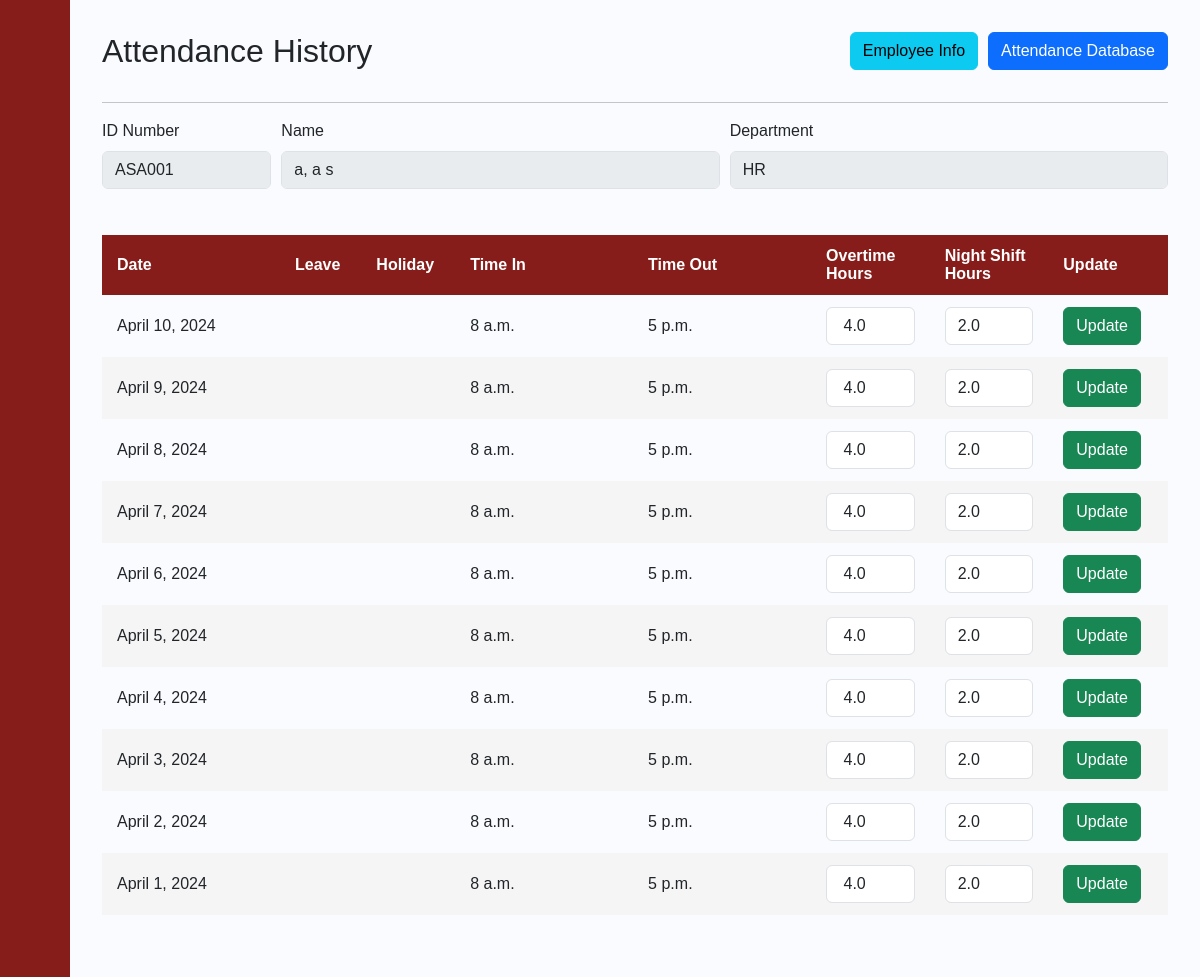
The app's page /employee_attendance/1/ASA001/, older data.
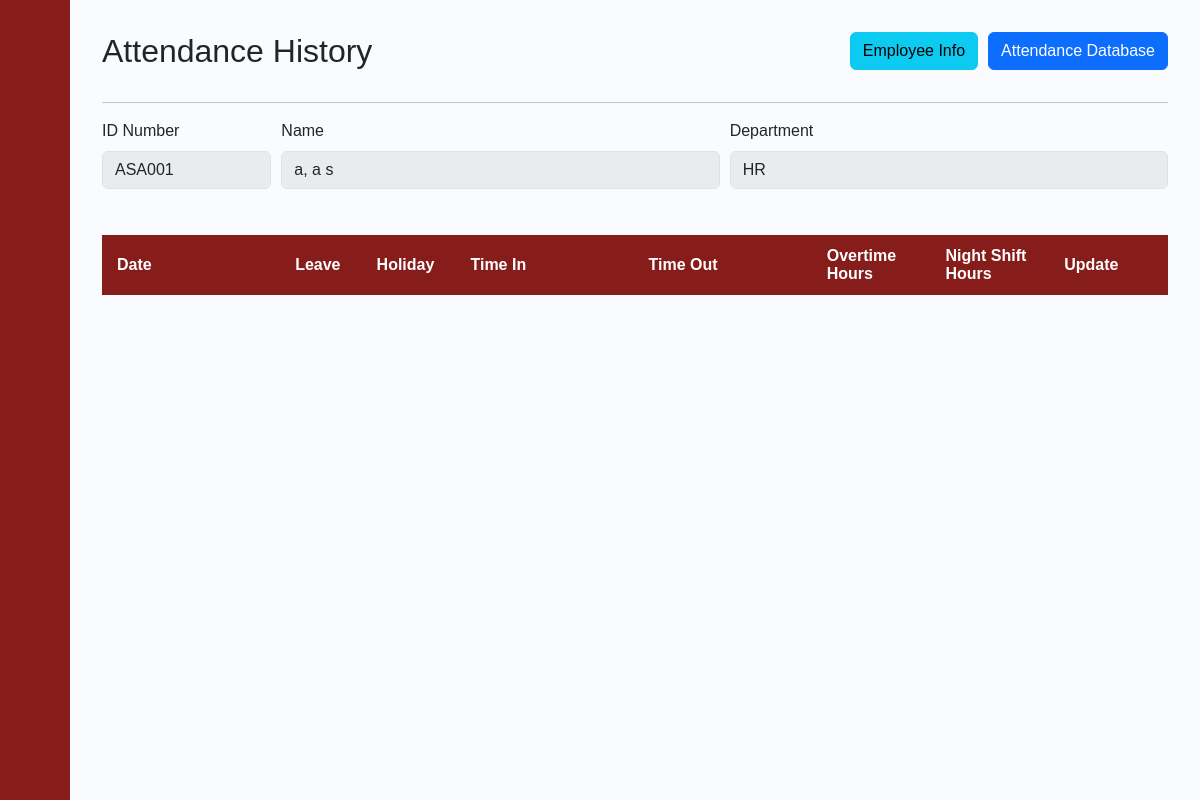
The same page, newer data.
### payrollapp/models.py (models this page shows, shortened)
class Employee(models.Model):
    Last_name = models.CharField(max_length=255)
    First_name = models.CharField(max_length=255)
    Middle_name = models.CharField(max_length=255, blank=True, null=True)
    id_number = models.CharField(max_length=6, primary_key=True)
    Status  = models.CharField(max_length=255)
    Department  = models.CharField(max_length=255)
    Role   = models.CharField(max_length=255)
    Join_Date = models.DateField(blank=True, null=True)
    Phone_Number = models.CharField(max_length=255)
    Email = models.CharField(max_length=255)
    BankNumber = models.IntegerField()
    Salary   = models.FloatField()
    Vacation_Leaves = models.IntegerField()
    Sick_Leaves = models.IntegerField()
    def getFullName(self):
        full_name = self.Last_name + ", " + self.First_name + " "+ self.Middle_name
        return full_name

class ATTENDANCE_HISTORY(models.Model):
    History_ID = models.IntegerField(primary_key=True)
    Employee_ID = models.ForeignKey(Employee, on_delete=models.CASCADE, blank=True, null=True)
    Leave_ID = models.ForeignKey(Leave, on_delete=models.CASCADE, blank=True, null=True)#Here null blank=true
    Holiday_ID = models.ForeignKey(HOLIDAY, on_delete=models.CASCADE, blank=True, null=True)
    TimeIn = models.TimeField(blank=True, null=True)
    TimeOut = models.TimeField(blank=True, null=True)
    TimeIn_2 = models.TimeField(blank=True, null=True)
    TimeOut_2 = models.TimeField(blank=True, null=True)
    Date = models.DateField(blank=True, null=True)
    OT = models.FloatField()#If in excess of 8 add to OT
    NightShift = models.FloatField()
    OT_applied = models.CharField(max_length=250, blank=True, null=True)#If in excess of 8 add to OT
    NightShift_applied = models.CharField(max_length=250, blank=True, null=True)
    HoursWorked = models.FloatField()

### payrollapp/views.py (the view, shortened to what this page needs)
# urls.py: path('employee_attendance/<int:UID>/<str:EID>/', views.employee_attendance, name='employee_attendance'),
def employee_attendance(request, UID, EID):
    user = get_object_or_404(USER_ACCOUNT, pk=UID)
    a = get_object_or_404(Employee, pk=EID)
    attendance_record = ATTENDANCE_HISTORY.objects.filter(Employee_ID=a).order_by('-Date').values()
    return render(request, 'payrollapp/employee_attendance.html', {'user':user, 'a':a, 'attendance_record':attendance_record})

### payrollapp/templates/payrollapp/employee_attendance.html (shortened to what this page needs)
{% extends 'payrollapp/base.html' %}
{% load static %}
{% block content %}
<div class="content">
  <div class="form-row">
    <h2 class="form-group col-md-6" > Attendance History</h1>
    <div class="action-icons col-md-6">
      <a class="btn btn-info form-group" href="{% url 'employee_info' UID=user.pk EID=a.pk %}">Employee Info</a>
      <a class="btn btn-primary form-group" href="{% url 'attendance_db' UID=user.pk %}">Attendance Database</a>
    </div>
  </div>
   <hr>
   <div class="form-row">
    <div class="form-group col-md-2">
        <label for="inputID">ID Number</label>
        <input type="text" class="form-control" id="inputID" value="{{a.id_number}}" readonly>
    </div>
    <div class="form-group col-md-5">
      <label for="inputFullName"> Name</label>
      <input type="text" class="form-control" id="inputFullName" value="{{a.getFullName}}" readonly>
    </div>
    <div class="form-group col-md-5">
        <label for="inputDept">Department</label>
        <input type="text" class="form-control" id="inputDept" value="{{a.Department}}" readonly>
    </div>
  </div>
    <div style="overflow-x:auto;">
      <table id="posts">
          <thead>
              <tr>
                  <th style="width:15%">Date</th>
                  <th style="width:5%">Leave</th>
                  <th style="width:5%">Holiday</th>
                  <th style="width:15%">Time In</th>
                  <th style="width:15%">Time Out</th>
                  <th style="width:10%">Overtime Hours</th>
                  <th style="width:10%">Night Shift Hours</th>
                  <th style="width:10%">Update</th>
              </tr>
          </thead>
          <tbody>
              {% for x in attendance_record %}
              <tr>
                  <td>{{x.Date}}</td>
                  <td>
                  </td>
                  <td>
                  </td>
                  <td>{{x.TimeIn}}</td>
                  <td>{{x.TimeOut_2}}</td>
                  <form method="POST" action="#">{% csrf_token %}
                      <td><input type="float" class="form-control" id="empOT" name="empOT" value=" {{x.OT}}"></td>
                      <td><input type="float" class="form-control" id="empNightShft" name="empNightShft" value="{{x.NightShift}}"></td>
                      <td><li><button class="btn btn-success" type="submit">Update</button></li></td>
                  </form>
              </tr>
              {% endfor %}
          </tbody>
      </table>
    </div>
</div>
{% endblock %}

### payrollapp/templates/payrollapp/base.html (shortened to what this page needs)
{% load static %}
<html>
<head>
    <link rel="stylesheet" href="https://cdn.jsdelivr.net/npm/bootstrap@4.0.0/dist/css/bootstrap.min.css">
    <link href="https://cdn.lineicons.com/4.0/lineicons.css" rel="stylesheet" />
    <link href="https://cdn.jsdelivr.net/npm/bootstrap@5.3.0-alpha3/dist/css/bootstrap.min.css" rel="stylesheet"
>
    <link rel="stylesheet" href="{% static '/bootstrap/css/style.css' %}">
    <link rel="stylesheet" href="https://fonts.cdnfonts.com/css/product-sans">
</head>
<body>
    <div class="wrapper">
        <aside id="sidebar">
            <div class="d-flex">
                <button class="toggle-btn" type="button">
                </button>
            </div>
            <ul class="sidebar-nav">
                <li class="sidebar-item">
                    <a href="{% url 'dashboard' UID=user.pk %}" class="sidebar-link">
                    </a>
                </li>
                <li class="sidebar-item">
                    <a href="#" class="sidebar-link collapsed has-dropdown" data-bs-toggle="collapse"
                        data-bs-target="#payroll" aria-expanded="false" aria-controls="payroll">
                    </a>
                </li>
                <li class="sidebar-item">
                    <a href="#" class="sidebar-link collapsed has-dropdown" data-bs-toggle="collapse"
                        data-bs-target="#employees" aria-expanded="false" aria-controls="employees">
                    </a>
                </li>
            </ul>
            <div class="sidebar-footer">
                <a href="{% url 'login' %}" class="sidebar-link">
                </a>
            </div>
        </aside>
        <div class="main">
            {% block content %}
            {% endblock %}
        </div>
    </div>
</body>
</html>

Row changes from the older to the newer data that the page shows:
removed ATTENDANCE_HISTORY: Date "April 10, 2024", TimeIn "8 a.m.", TimeOut_2 "5 p.m.", empOT "4.0", empNightShft "2.0"
removed ATTENDANCE_HISTORY: Date "April 9, 2024", TimeIn "8 a.m.", TimeOut_2 "5 p.m.", empOT "4.0", empNightShft "2.0"
removed ATTENDANCE_HISTORY: Date "April 8, 2024", TimeIn "8 a.m.", TimeOut_2 "5 p.m.", empOT "4.0", empNightShft "2.0"
removed ATTENDANCE_HISTORY: Date "April 7, 2024", TimeIn "8 a.m.", TimeOut_2 "5 p.m.", empOT "4.0", empNightShft "2.0"
removed ATTENDANCE_HISTORY: Date "April 6, 2024", TimeIn "8 a.m.", TimeOut_2 "5 p.m.", empOT "4.0", empNightShft "2.0"
removed ATTENDANCE_HISTORY: Date "April 5, 2024", TimeIn "8 a.m.", TimeOut_2 "5 p.m.", empOT "4.0", empNightShft "2.0"
removed ATTENDANCE_HISTORY: Date "April 4, 2024", TimeIn "8 a.m.", TimeOut_2 "5 p.m.", empOT "4.0", empNightShft "2.0"
removed ATTENDANCE_HISTORY: Date "April 3, 2024", TimeIn "8 a.m.", TimeOut_2 "5 p.m.", empOT "4.0", empNightShft "2.0"
removed ATTENDANCE_HISTORY: Date "April 2, 2024", TimeIn "8 a.m.", TimeOut_2 "5 p.m.", empOT "4.0", empNightShft "2.0"
removed ATTENDANCE_HISTORY: Date "April 1, 2024", TimeIn "8 a.m.", TimeOut_2 "5 p.m.", empOT "4.0", empNightShft "2.0"
